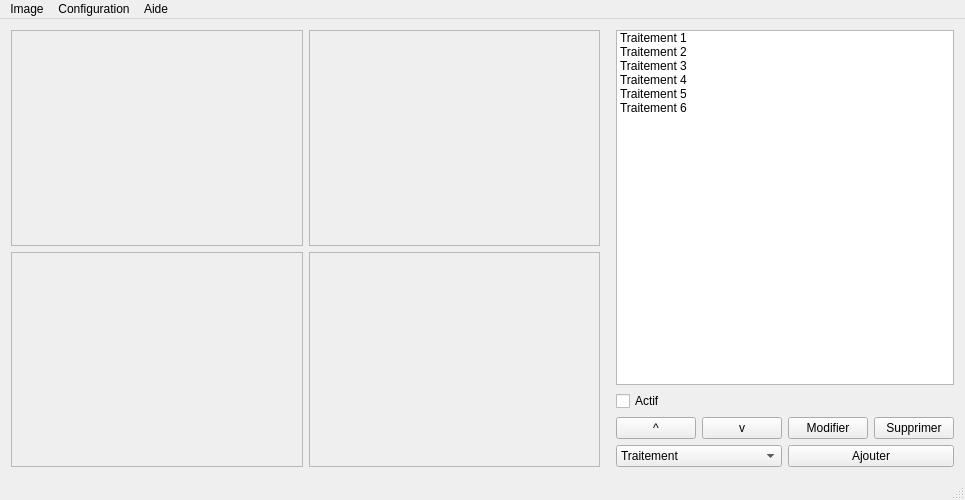
<?xml version="1.0" encoding="UTF-8"?>
<ui version="4.0">
 <class>InterfacePrincipale</class>
 <widget class="QMainWindow" name="InterfacePrincipale">
  <property name="geometry">
   <rect>
    <x>0</x>
    <y>0</y>
    <width>965</width>
    <height>500</height>
   </rect>
  </property>
  <property name="minimumSize">
   <size>
    <width>964</width>
    <height>500</height>
   </size>
  </property>
  <property name="windowTitle">
   <string>HoKo</string>
  </property>
  <property name="windowIcon">
   <iconset>
    <normaloff>logo/hoko-logo-500.png</normaloff>logo/hoko-logo-500.png</iconset>
  </property>
  <property name="toolButtonStyle">
   <enum>Qt::ToolButtonTextOnly</enum>
  </property>
  <widget class="QWidget" name="centralWidget">
   <layout class="QHBoxLayout" name="horizontalLayout">
    <item>
     <layout class="QGridLayout" name="gridLayout_2">
      <item row="0" column="1">
       <widget class="QLabel" name="image2">
        <property name="sizePolicy">
         <sizepolicy hsizetype="Expanding" vsizetype="Expanding">
          <horstretch>0</horstretch>
          <verstretch>0</verstretch>
         </sizepolicy>
        </property>
        <property name="frameShape">
         <enum>QFrame::StyledPanel</enum>
        </property>
        <property name="text">
         <string/>
        </property>
       </widget>
      </item>
      <item row="1" column="0">
       <widget class="QLabel" name="image3">
        <property name="sizePolicy">
         <sizepolicy hsizetype="Expanding" vsizetype="Expanding">
          <horstretch>0</horstretch>
          <verstretch>0</verstretch>
         </sizepolicy>
        </property>
        <property name="frameShape">
         <enum>QFrame::StyledPanel</enum>
        </property>
        <property name="frameShadow">
         <enum>QFrame::Plain</enum>
        </property>
        <property name="text">
         <string/>
        </property>
       </widget>
      </item>
      <item row="0" column="0">
       <widget class="QLabel" name="image1">
        <property name="sizePolicy">
         <sizepolicy hsizetype="Expanding" vsizetype="Expanding">
          <horstretch>0</horstretch>
          <verstretch>0</verstretch>
         </sizepolicy>
        </property>
        <property name="autoFillBackground">
         <bool>false</bool>
        </property>
        <property name="frameShape">
         <enum>QFrame::StyledPanel</enum>
        </property>
        <property name="frameShadow">
         <enum>QFrame::Plain</enum>
        </property>
        <property name="text">
         <string/>
        </property>
       </widget>
      </item>
      <item row="1" column="1">
       <widget class="QLabel" name="image4">
        <property name="sizePolicy">
         <sizepolicy hsizetype="Expanding" vsizetype="Expanding">
          <horstretch>0</horstretch>
          <verstretch>0</verstretch>
         </sizepolicy>
        </property>
        <property name="frameShape">
         <enum>QFrame::StyledPanel</enum>
        </property>
        <property name="text">
         <string/>
        </property>
       </widget>
      </item>
     </layout>
    </item>
    <item>
     <spacer name="horizontalSpacer">
      <property name="orientation">
       <enum>Qt::Horizontal</enum>
      </property>
      <property name="sizeType">
       <enum>QSizePolicy::Fixed</enum>
      </property>
      <property name="sizeHint" stdset="0">
       <size>
        <width>10</width>
        <height>20</height>
       </size>
      </property>
     </spacer>
    </item>
    <item>
     <layout class="QVBoxLayout" name="verticalLayout">
      <item>
       <widget class="QListWidget" name="listWidget">
        <property name="sizePolicy">
         <sizepolicy hsizetype="Preferred" vsizetype="Expanding">
          <horstretch>0</horstretch>
          <verstretch>0</verstretch>
         </sizepolicy>
        </property>
        <property name="minimumSize">
         <size>
          <width>0</width>
          <height>0</height>
         </size>
        </property>
        <item>
         <property name="text">
          <string>Traitement 1</string>
         </property>
        </item>
        <item>
         <property name="text">
          <string>Traitement 2</string>
         </property>
        </item>
        <item>
         <property name="text">
          <string>Traitement 3</string>
         </property>
        </item>
        <item>
         <property name="text">
          <string>Traitement 4</string>
         </property>
        </item>
        <item>
         <property name="text">
          <string>Traitement 5</string>
         </property>
        </item>
        <item>
         <property name="text">
          <string>Traitement 6</string>
         </property>
        </item>
       </widget>
      </item>
      <item>
       <widget class="QCheckBox" name="checkBox">
        <property name="text">
         <string>Actif</string>
        </property>
       </widget>
      </item>
      <item>
       <layout class="QHBoxLayout" name="horizontalLayout_2">
        <item>
         <widget class="QPushButton" name="pushButton_2">
          <property name="text">
           <string>^</string>
          </property>
         </widget>
        </item>
        <item>
         <widget class="QPushButton" name="pushButton_3">
          <property name="sizePolicy">
           <sizepolicy hsizetype="Minimum" vsizetype="Minimum">
            <horstretch>0</horstretch>
            <verstretch>0</verstretch>
           </sizepolicy>
          </property>
          <property name="text">
           <string>v</string>
          </property>
         </widget>
        </item>
        <item>
         <widget class="QPushButton" name="pushButton_4">
          <property name="text">
           <string>Modifier</string>
          </property>
         </widget>
        </item>
        <item>
         <widget class="QPushButton" name="pushButton">
          <property name="text">
           <string>Supprimer</string>
          </property>
         </widget>
        </item>
       </layout>
      </item>
      <item>
       <layout class="QHBoxLayout" name="horizontalLayout_3">
        <item>
         <widget class="QComboBox" name="comboBox">
          <item>
           <property name="text">
            <string>Traitement</string>
           </property>
          </item>
          <item>
           <property name="text">
            <string>Traitement</string>
           </property>
          </item>
          <item>
           <property name="text">
            <string>Traitement</string>
           </property>
          </item>
          <item>
           <property name="text">
            <string>Traitement</string>
           </property>
          </item>
          <item>
           <property name="text">
            <string>Traitement</string>
           </property>
          </item>
         </widget>
        </item>
        <item>
         <widget class="QPushButton" name="ajouterBouton">
          <property name="text">
           <string>Ajouter</string>
          </property>
         </widget>
        </item>
       </layout>
      </item>
     </layout>
    </item>
   </layout>
  </widget>
  <widget class="QMenuBar" name="menuBar">
   <property name="geometry">
    <rect>
     <x>0</x>
     <y>0</y>
     <width>900</width>
     <height>20</height>
    </rect>
   </property>
   <widget class="QMenu" name="menuHoKo">
    <property name="title">
     <string>Image</string>
    </property>
    <addaction name="actionImporter_une_image"/>
    <addaction name="actionSauvegarder_l_image_finale"/>
   </widget>
   <widget class="QMenu" name="menuCOnfiguration">
    <property name="title">
     <string>Configuration</string>
    </property>
    <addaction name="actionCharger_une_configuration"/>
    <addaction name="actionExporter_la_configuration"/>
   </widget>
   <widget class="QMenu" name="menuAide">
    <property name="title">
     <string>Aide</string>
    </property>
    <addaction name="actionAide"/>
    <addaction name="actionVersion"/>
   </widget>
   <addaction name="menuHoKo"/>
   <addaction name="menuCOnfiguration"/>
   <addaction name="menuAide"/>
  </widget>
  <widget class="QStatusBar" name="statusBar"/>
  <action name="actionCharger_une_configuration">
   <property name="text">
    <string>Charger une configuration</string>
   </property>
  </action>
  <action name="actionExporter_la_configuration">
   <property name="text">
    <string>Exporter la configuration</string>
   </property>
  </action>
  <action name="actionImporter_une_image">
   <property name="text">
    <string>Importer une image</string>
   </property>
  </action>
  <action name="actionSauvegarder_l_image_finale">
   <property name="text">
    <string>Sauvegarder l'image finale</string>
   </property>
  </action>
  <action name="actionAide">
   <property name="text">
    <string>Guide d'utilisation</string>
   </property>
  </action>
  <action name="actionVersion">
   <property name="text">
    <string>À propos de HoKo</string>
   </property>
  </action>
 </widget>
 <layoutdefault spacing="6" margin="11"/>
 <resources/>
 <connections>
  <connection>
   <sender>actionImporter_une_image</sender>
   <signal>triggered()</signal>
   <receiver>InterfacePrincipale</receiver>
   <slot>importerUneImage()</slot>
   <hints>
    <hint type="sourcelabel">
     <x>-1</x>
     <y>-1</y>
    </hint>
    <hint type="destinationlabel">
     <x>449</x>
     <y>249</y>
    </hint>
   </hints>
  </connection>
  <connection>
   <sender>actionSauvegarder_l_image_finale</sender>
   <signal>triggered()</signal>
   <receiver>InterfacePrincipale</receiver>
   <slot>sauvegarderImageFinale()</slot>
   <hints>
    <hint type="sourcelabel">
     <x>-1</x>
     <y>-1</y>
    </hint>
    <hint type="destinationlabel">
     <x>449</x>
     <y>249</y>
    </hint>
   </hints>
  </connection>
  <connection>
   <sender>actionAide</sender>
   <signal>triggered()</signal>
   <receiver>InterfacePrincipale</receiver>
   <slot>afficherGuide()</slot>
   <hints>
    <hint type="sourcelabel">
     <x>-1</x>
     <y>-1</y>
    </hint>
    <hint type="destinationlabel">
     <x>449</x>
     <y>249</y>
    </hint>
   </hints>
  </connection>
  <connection>
   <sender>actionVersion</sender>
   <signal>triggered()</signal>
   <receiver>InterfacePrincipale</receiver>
   <slot>afficherApropos()</slot>
   <hints>
    <hint type="sourcelabel">
     <x>-1</x>
     <y>-1</y>
    </hint>
    <hint type="destinationlabel">
     <x>449</x>
     <y>249</y>
    </hint>
   </hints>
  </connection>
 </connections>
</ui>
